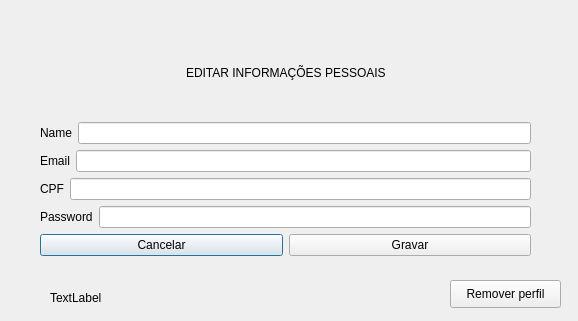
<?xml version="1.0" encoding="UTF-8"?>
<ui version="4.0">
 <class>editclient</class>
 <widget class="QDialog" name="editclient">
  <property name="geometry">
   <rect>
    <x>0</x>
    <y>0</y>
    <width>578</width>
    <height>321</height>
   </rect>
  </property>
  <property name="windowTitle">
   <string>Dialog</string>
  </property>
  <widget class="QWidget" name="layoutWidget">
   <property name="geometry">
    <rect>
     <x>40</x>
     <y>30</y>
     <width>491</width>
     <height>226</height>
    </rect>
   </property>
   <layout class="QVBoxLayout" name="verticalLayout_3">
    <item>
     <layout class="QHBoxLayout" name="horizontalLayout_7">
      <item>
       <spacer name="horizontalSpacer_2">
        <property name="orientation">
         <enum>Qt::Horizontal</enum>
        </property>
        <property name="sizeHint" stdset="0">
         <size>
          <width>40</width>
          <height>20</height>
         </size>
        </property>
       </spacer>
      </item>
      <item>
       <widget class="QLabel" name="txt_id_client">
        <property name="text">
         <string>EDITAR INFORMAÇÕES PESSOAIS</string>
        </property>
       </widget>
      </item>
      <item>
       <spacer name="horizontalSpacer">
        <property name="orientation">
         <enum>Qt::Horizontal</enum>
        </property>
        <property name="sizeHint" stdset="0">
         <size>
          <width>40</width>
          <height>20</height>
         </size>
        </property>
       </spacer>
      </item>
     </layout>
    </item>
    <item>
     <layout class="QVBoxLayout" name="verticalLayout_2">
      <item>
       <layout class="QVBoxLayout" name="verticalLayout">
        <item>
         <layout class="QHBoxLayout" name="horizontalLayout">
          <item>
           <widget class="QLabel" name="label_3">
            <property name="text">
             <string>Name</string>
            </property>
           </widget>
          </item>
          <item>
           <widget class="QLineEdit" name="txt_name_edit_client"/>
          </item>
         </layout>
        </item>
        <item>
         <layout class="QHBoxLayout" name="horizontalLayout_2">
          <item>
           <widget class="QLabel" name="label_4">
            <property name="text">
             <string>Email</string>
            </property>
           </widget>
          </item>
          <item>
           <widget class="QLineEdit" name="txt_email_edit_client"/>
          </item>
         </layout>
        </item>
        <item>
         <layout class="QHBoxLayout" name="horizontalLayout_3">
          <item>
           <widget class="QLabel" name="label_5">
            <property name="text">
             <string>CPF</string>
            </property>
           </widget>
          </item>
          <item>
           <widget class="QLineEdit" name="txt_cpf_edit_client"/>
          </item>
         </layout>
        </item>
        <item>
         <layout class="QHBoxLayout" name="horizontalLayout_4"/>
        </item>
        <item>
         <layout class="QHBoxLayout" name="horizontalLayout_5">
          <item>
           <widget class="QLabel" name="label_7">
            <property name="text">
             <string>Password</string>
            </property>
           </widget>
          </item>
          <item>
           <widget class="QLineEdit" name="txt_password_edit_client"/>
          </item>
         </layout>
        </item>
       </layout>
      </item>
      <item>
       <layout class="QHBoxLayout" name="horizontalLayout_6">
        <item>
         <widget class="QPushButton" name="cancel_btn_edit_client">
          <property name="text">
           <string>Cancelar</string>
          </property>
         </widget>
        </item>
        <item>
         <widget class="QPushButton" name="update_btn">
          <property name="text">
           <string>Gravar</string>
          </property>
         </widget>
        </item>
       </layout>
      </item>
     </layout>
    </item>
   </layout>
  </widget>
  <widget class="QPushButton" name="remove_profile_btn">
   <property name="geometry">
    <rect>
     <x>450</x>
     <y>280</y>
     <width>111</width>
     <height>28</height>
    </rect>
   </property>
   <property name="text">
    <string>Remover perfil</string>
   </property>
  </widget>
  <widget class="QLabel" name="label_teste">
   <property name="geometry">
    <rect>
     <x>50</x>
     <y>290</y>
     <width>181</width>
     <height>16</height>
    </rect>
   </property>
   <property name="text">
    <string>TextLabel</string>
   </property>
  </widget>
 </widget>
 <resources/>
 <connections/>
</ui>
